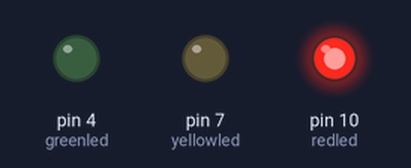
A sketch run on a simulated Arduino Uno, built with avr-gcc and run on an emulated ATmega328P. Parts: output pins drawn as LEDs (lit = HIGH). Random numbers use the default seed unless the sketch sets one.

Above: at 0.1 s.
At 17.5 s:
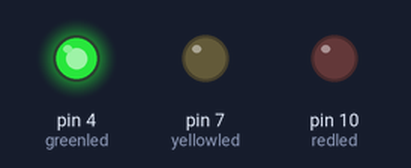
At 39.3 s:
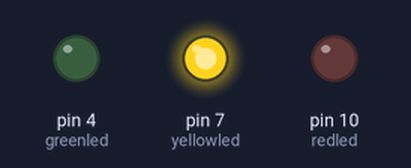
Timing chart, 0 to 40.0 s (numbered marks = the images above):
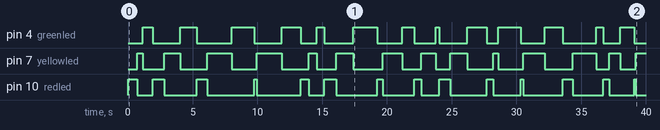

Measured:
- by itself, pin 4 (greenled): LOW → HIGH at 1.2 s, → LOW 0.77 s later, → HIGH 2.1 s later, → LOW 1.3 s later, … (26 changes in this stretch)
- by itself, pin 7 (yellowled): LOW → HIGH at 0.71 s, → LOW 0.45 s later, → HIGH 1.6 s later, → LOW 1.2 s later, … (27 changes in this stretch)
- by itself, pin 10 (redled): LOW → HIGH at 0.00 s, → LOW 0.71 s later, → HIGH 1.2 s later, → LOW 0.86 s later, … (28 changes in this stretch)

The sketch:

4_jiaotong_led.ino
```cpp
int redled=10;
int yellowled=7;
int greenled=4;
void setup(){
  pinMode(redled,OUTPUT);
  pinMode(yellowled,OUTPUT);
  pinMode(greenled,OUTPUT);
}

void loop(){
  digitalWrite(redled,HIGH);
  delay(random(100,1000));
  digitalWrite(redled,LOW);
  digitalWrite(yellowled,HIGH);
  delay(random(100,2000));
  digitalWrite(yellowled,LOW);
  digitalWrite(greenled,HIGH);
  delay(random(100,2000));
  digitalWrite(greenled,LOW);
}
```
